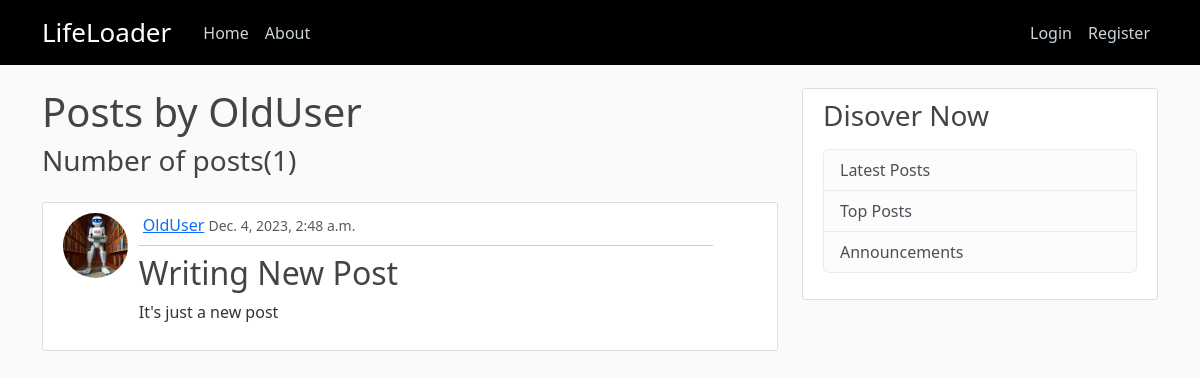
The app's page /posts/OldUser, older data.
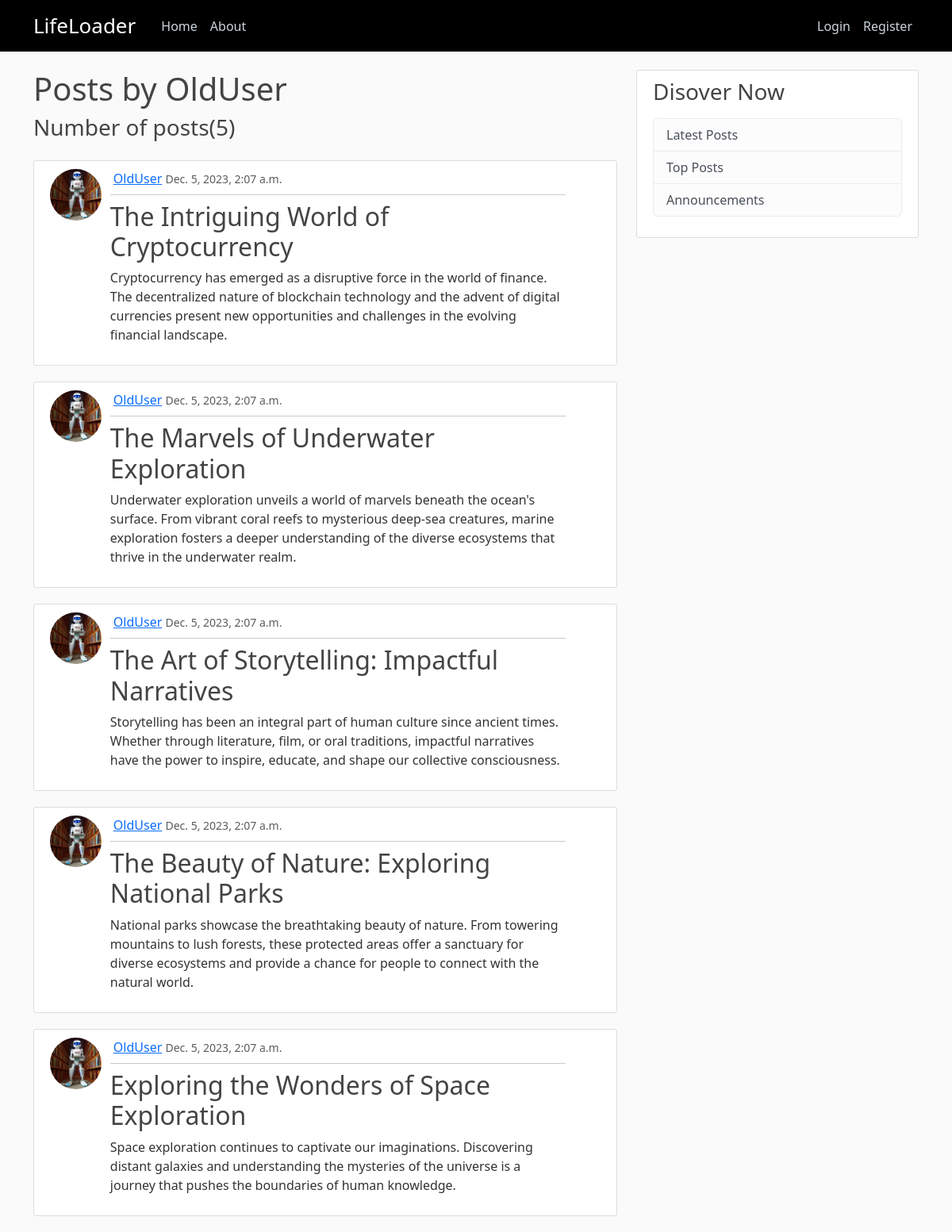
The same page, newer data.
### social_net/models.py (models this page shows, shortened)
class Post(models.Model):
    author = models.ForeignKey(User, on_delete=models.CASCADE)
    title = models.CharField(max_length=150)
    content = models.TextField()
    date_created = models.DateTimeField(default=timezone.now)

### users/models.py (models this page shows, shortened)
class Profile(models.Model):
    user = models.OneToOneField(User, on_delete=models.CASCADE)
    bio = models.TextField(null=True)
    profile_pic = models.ImageField(
        default='default.jpg', upload_to='profile_pics')

### social_net/views.py (the view)
# urls.py: path('posts/<str:username>', views.UserPostListView.as_view(),
class UserPostListView(ListView):
    model = Post
    template_name = 'social_net/user_posts.html'
    context_object_name = 'posts'
    paginate_by = 5
    def get_queryset(self):
        user = get_object_or_404(User, username=self.kwargs['username'])
        return Post.objects.filter(author=user).order_by('-date_created')

### social_net/templates/social_net/user_posts.html (shortened to what this page needs)
{% extends "social_net/base_temp.html" %}
{% block content %}
    <h1>Posts by {{ view.kwargs.username }}</h1>
    <h3 class="mb-4">Number of posts({{ page_obj.paginator.count }})</h3>
    {% for post in posts %}
    <article class="media content-section">
        <div class="row">
            <div class="col-md-1">
                <img class="rounded-circle article-img" src="{{ post.author.profile.profile_pic.url }}" alt="post's author profile picture">
            </div>
            <div class="col-md-10 ms-3">
                <div class="media-body">
                    <div class="d-flex justify-content-between align-items-center">
                        <div>
                            <a class="ms-1" href="{% url 'LifeLoader-view_profile' post.author %}">{{ post.author }}</a>
                            <small class="text-muted">{{ post.date_created }}</small>
                        </div>
                    </div>
                    <hr class="my-2">
                    <h2><a class="article-title" href="{% url 'LifeLoader-post_detail' post.id %}">{{ post.title }}</a></h2>
                    <p class="article-content">{{ post.content }}</p>
                </div>
            </div>
        </div>
    </article>
    {% endfor %}
{% endblock content %}

### social_net/templates/social_net/base_temp.html (shortened to what this page needs)
{% load static %}
<!DOCTYPE html>
<html lang="en">
<head>
    <link href="https://cdn.jsdelivr.net/npm/bootstrap@5.3.2/dist/css/bootstrap.min.css" rel="stylesheet">
    <link rel="stylesheet" type="text/css" href="../../static/social_net/main.css">
</head>
<body>
  <header class="site-header">
    <nav class="navbar navbar-expand-md navbar-dark bg-black fixed-top">
        <div class="container">
            <a class="navbar-brand me-4" style="font-size: 26px;" href="{% url 'LifeLoader-home' %}">LifeLoader</a>
            <div class="collapse navbar-collapse" id="navbarToggle">
                <div class="navbar-nav me-auto">
                    <a class="nav-item nav-link" href="{% url 'LifeLoader-home' %}">Home</a>
                    <a class="nav-item nav-link" href="{% url 'LifeLoader-about' %}">About</a>
                </div>
                <div class="navbar-nav ms-auto">
                  {% if user.is_authenticated %}
                    <a class="nav-item nav-link" href="{% url 'LifeLoader-post_create' %}">Write</a>
                    <a class="nav-item nav-link" href="{% url 'LifeLoader-profile' %}">Profile</a>
                    <a class="nav-item nav-link" href="{% url 'LifeLoader-logout' %}">Logout</a>
                  {% else %}
                    <a class="nav-item nav-link" href="{% url 'LifeLoader-login' %}">Login</a>
                    <a class="nav-item nav-link" href="{% url 'LifeLoader-register' %}">Register</a>
                  {% endif %}
                </div>
            </div>
        </div>
    </nav>
</header>
      <main role="main" class="container">
        <div class="row">
          <div class="col-md-8 mt-2">
            {% block content %}{% endblock %}
          </div>
          <div class="col-md-4 mt-2">
            <div class="content-section">
              <h3>Disover Now</h3>
              <p class='text-muted'>
                <ul class="list-group">
                  <li class="list-group-item list-group-item-light">Latest Posts</li>
                  <li class="list-group-item list-group-item-light">Top Posts</li>
                  <li class="list-group-item list-group-item-light">Announcements</li>
                </ul>
              </p>
            </div>
          </div>
        </div>
      </main>
</body>
</html>

### social_net/static/social_net/main.css (style rules this page uses)
body { background: #fafafa; color: #333333; margin-top: 5rem; }
h1, h2, h3, h4, h5, h6 { color: #444444; }
ul { margin: 0; }
.site-header .navbar-nav .nav-link { color: #cbd5db; }
.content-section { background: #ffffff; padding: 10px 20px; border: 1px solid #dddddd; border-radius: 3px; margin-bottom: 20px; }
.article-title { color: #444444; text-decoration: none; }
.article-content { white-space: pre-line; }
.article-img { height: 65px; width: 65px; margin-right: 16px; }

Row changes from the older to the newer data that the page shows:
removed Post: author.profile.profile_pic (picture), author "OldUser", date_created "Dec. 4, 2023, 2:48 a.m.", title "Writing New Post", content "It's just a new post"
added Post: author.profile.profile_pic (picture), author "OldUser", date_created "Dec. 5, 2023, 2:07 a.m.", title "The Intriguing World of Cryptocurrency", content "Cryptocurrency has emerged as a disruptive force in the world of finance. The decentralized nature of blockchain technology and the advent of digital currencies present new opportunities and challenges in the evolving financial landscape."
added Post: author.profile.profile_pic (picture), author "OldUser", date_created "Dec. 5, 2023, 2:07 a.m.", title "The Marvels of Underwater Exploration", content "Underwater exploration unveils a world of marvels beneath the ocean's surface. From vibrant coral reefs to mysterious deep-sea creatures, marine exploration fosters a deeper understanding of the diverse ecosystems that thrive in the underwater realm."
added Post: author.profile.profile_pic (picture), author "OldUser", date_created "Dec. 5, 2023, 2:07 a.m.", title "The Art of Storytelling: Impactful Narratives", content "Storytelling has been an integral part of human culture since ancient times. Whether through literature, film, or oral traditions, impactful narratives have the power to inspire, educate, and shape our collective consciousness."
added Post: author.profile.profile_pic (picture), author "OldUser", date_created "Dec. 5, 2023, 2:07 a.m.", title "The Beauty of Nature: Exploring National Parks", content "National parks showcase the breathtaking beauty of nature. From towering mountains to lush forests, these protected areas offer a sanctuary for diverse ecosystems and provide a chance for people to connect with the natural world."
added Post: author.profile.profile_pic (picture), author "OldUser", date_created "Dec. 5, 2023, 2:07 a.m.", title "Exploring the Wonders of Space Exploration", content "Space exploration continues to captivate our imaginations. Discovering distant galaxies and understanding the mysteries of the universe is a journey that pushes the boundaries of human knowledge."
Text that changed along with them:
{{ page_obj.paginator.count }}: "1" → "5"
